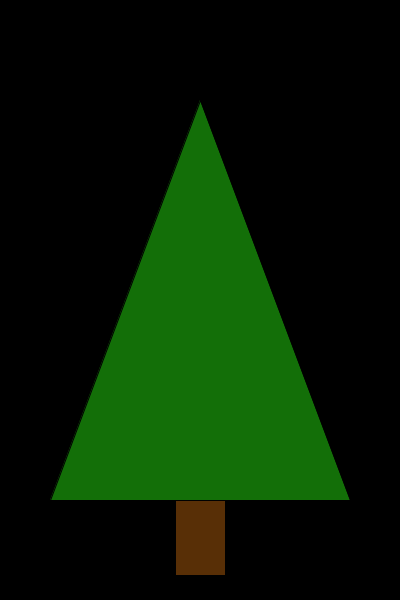
Frame 1 (no input)
Frame 60 (the mouse pressed at the canvas centre just before this capture): identical to frame 1, image omitted
Frame 120 (the mouse held since frame 60 and released just before this capture): identical to frame 1, image omitted

The Processing sketch that drew this single still picture (run headless with seeded random() and noise(); from frame 60 on, the mouse is pressed at the canvas centre):

// Processing sketch: processing_48935
// ── processing_48935.pde

        void setup()
{
  size(400, 600);
  background(0);
  smooth ();
//  noStroke();
  fill(19, 111, 8);
  triangle(width/2, 100, 50, 500, 350, 500);
  fill(88, 47, 6);
  rect(175, 500, 50, 75);
}
void draw()
{
  strokeWeight (3);
//  if (key=='s')
//  {
//    stroke(255);
//    point(mouseX, mouseY);
//  }
}

void mousePressed()
{
  strokeWeight(0);
  fill(random(255), random(255), random(255));
  ellipse(mouseX, mouseY, 15, 15);
}
void keyPressed ()
{
  save ("snapshot.jpg");
}
       
                
